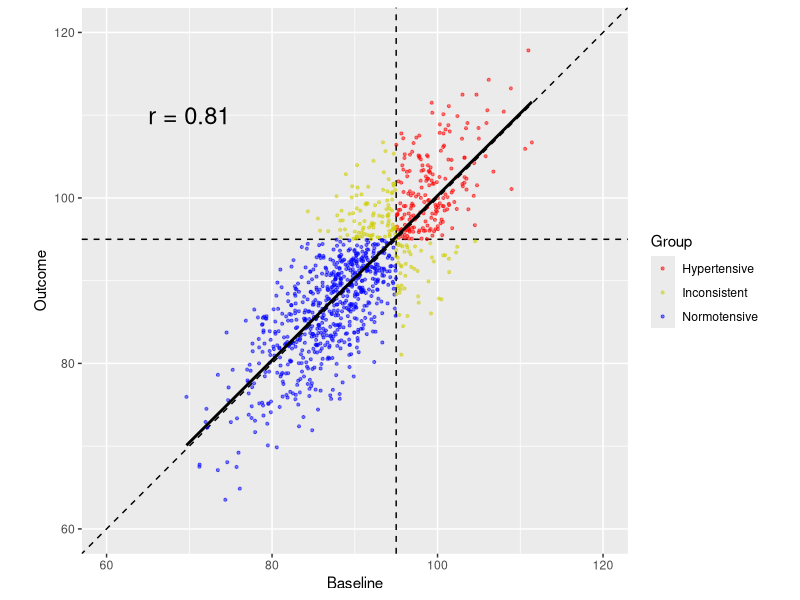
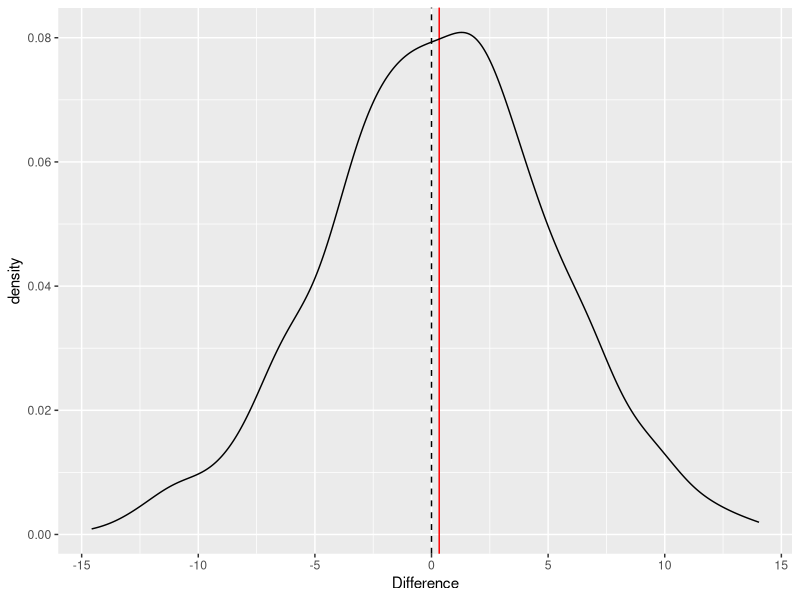
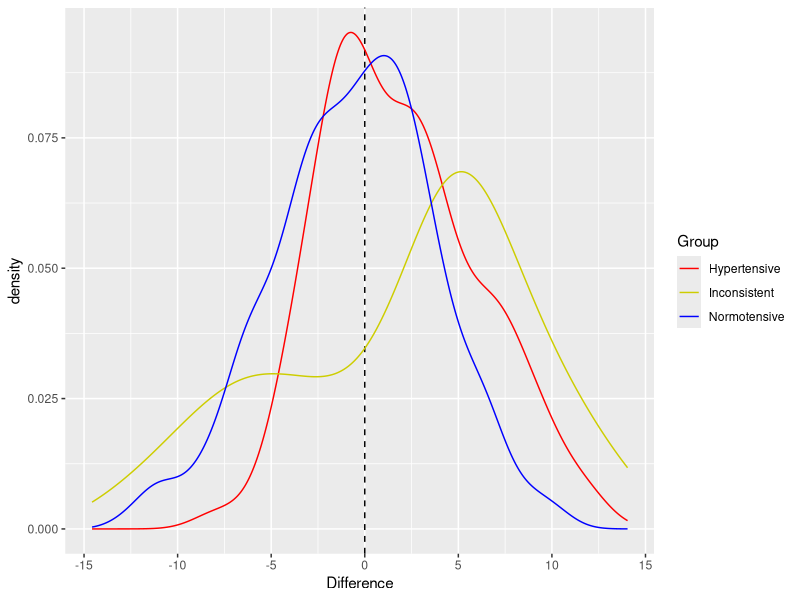
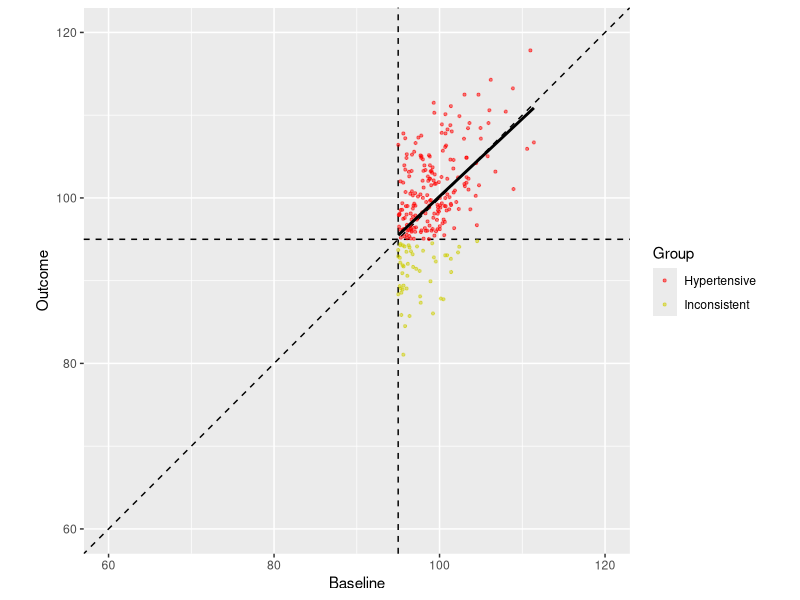
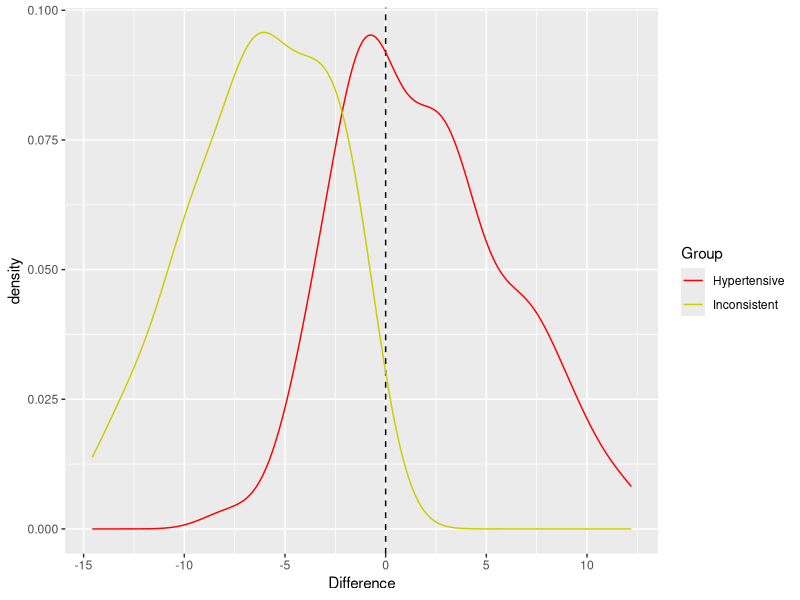
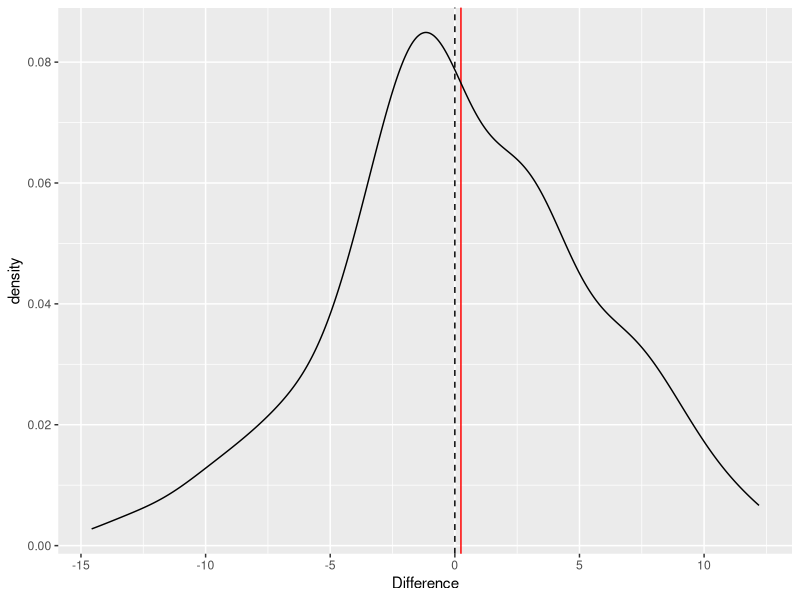

These charts were generated, in order, by the following R code:
## ---- chunk 1
knitr::opts_chunk$set(echo = TRUE)

library(MASS)
library(tidyverse)
library(cowplot)
## ---- chunk 2
set.seed(3247543)

n <- 1000
Baseline <- rnorm(n, mean = 90, sd = 7)
Outcome <- Baseline + rnorm(n, mean = 0, sd = 5)
## ---- chunk 3
cutoff <- 95

M <- tibble(Baseline, Outcome)

# Categorize groups
M <- M %>% 
  mutate(
    Group = case_when(
    Baseline > cutoff & Outcome > cutoff ~ "Hypertensive",
    Baseline < cutoff & Outcome < cutoff ~ "Normotensive",
    TRUE ~ "Inconsistent"),
    Difference = Outcome - Baseline)

M %>% ggplot(aes(Baseline, Outcome, color = Group)) +
  geom_abline(slope = 1, intercept = 0, linetype = "dashed") +
  geom_vline(xintercept = cutoff, linetype = "dashed") +
  geom_hline(yintercept = cutoff, linetype = "dashed") +
  geom_point(alpha = 0.5, size = 0.75) +
  geom_smooth(aes(group = 1), method = "lm", se = FALSE, color = "black") +
  annotate("text",
           label = paste("r =", round(cor(M$Baseline, M$Outcome), 2)),
           x = 70, y = 110, size = 6) +
  scale_color_manual(values = c("red", "yellow3", "blue")) +
  coord_fixed() +
  xlim(c(60, 120)) +
  ylim(c(60, 120))
## ---- chunk 4
M %>% 
  ggplot(aes(Difference)) +
  geom_vline(xintercept = mean(M$Difference), color = "red") +
  geom_vline(xintercept = 0, linetype = "dashed") +
  geom_line(stat = "density")
## ---- chunk 5
M %>% 
  ggplot(aes(Difference, color = Group)) +
  geom_vline(xintercept = 0, linetype = "dashed") +
  geom_line(stat = "density") +
  scale_color_manual(values = c("red", "yellow3", "blue"))
## ---- chunk 6
M_hyp <- M %>% 
  filter(Baseline > cutoff)

ggplot(M_hyp, aes(Baseline, Outcome, color = Group)) +
  geom_abline(slope = 1, intercept = 0, linetype = "dashed") +
  geom_vline(xintercept = cutoff, linetype = "dashed") +
  geom_hline(yintercept = cutoff, linetype = "dashed") +
  geom_point(alpha = 0.5, size = 0.75) +
  scale_color_manual(values = c("red", "yellow3", "blue")) +
  geom_smooth(aes(group = 1), method = "lm", se = FALSE, color = "black") +
  coord_fixed() +
  xlim(c(60, 120)) +
  ylim(c(60, 120))
## ---- chunk 7
ggplot(M_hyp, aes(Difference, color = Group)) +
  geom_vline(xintercept = 0, linetype = "dashed") +
  geom_line(stat = "density") +
  scale_color_manual(values = c("red", "yellow3", "blue"))

ggplot(M_hyp, aes(Difference)) +
  geom_vline(xintercept = mean(M_hyp$Difference), color = "red") +
  geom_vline(xintercept = 0, linetype = "dashed") +
  geom_line(stat = "density")
